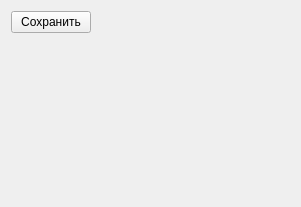
<?xml version="1.0" encoding="UTF-8"?>
<ui version="4.0">
 <class>diagram_window</class>
 <widget class="QWidget" name="diagram_window">
  <property name="geometry">
   <rect>
    <x>0</x>
    <y>0</y>
    <width>301</width>
    <height>207</height>
   </rect>
  </property>
  <property name="sizePolicy">
   <sizepolicy hsizetype="Preferred" vsizetype="Preferred">
    <horstretch>0</horstretch>
    <verstretch>0</verstretch>
   </sizepolicy>
  </property>
  <property name="windowTitle">
   <string>Form</string>
  </property>
  <layout class="QGridLayout" name="gridLayout">
   <item row="0" column="0">
    <widget class="QPushButton" name="Save">
     <property name="text">
      <string>Сохранить</string>
     </property>
    </widget>
   </item>
   <item row="0" column="1">
    <spacer name="horizontalSpacer">
     <property name="orientation">
      <enum>Qt::Horizontal</enum>
     </property>
     <property name="sizeHint" stdset="0">
      <size>
       <width>40</width>
       <height>20</height>
      </size>
     </property>
    </spacer>
   </item>
   <item row="1" column="0" colspan="2">
    <widget class="QCustomPlot" name="widget" native="true"/>
   </item>
  </layout>
 </widget>
 <customwidgets>
  <customwidget>
   <class>QCustomPlot</class>
   <extends>QWidget</extends>
   <header>qcustomplot.h</header>
   <container>1</container>
  </customwidget>
 </customwidgets>
 <resources/>
 <connections/>
</ui>
